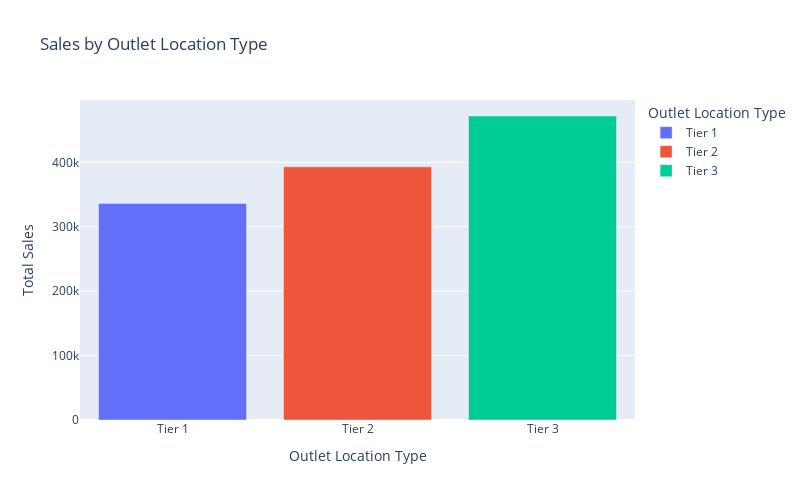

The notebook cell saved with this chart:
### Code cell
import pandas as pd
import plotly.express as px

# Assuming df is already defined and contains your data

# Group by 'Outlet Location Type' and sum the 'Sales'
location_sales = df.groupby('Outlet Location Type')['Sales'].sum().reset_index()

# Create the plot using plotly.express with multiple colors
fig = px.bar(location_sales, 
            x='Outlet Location Type', 
            y='Sales', 
            color='Outlet Location Type',  # Use this argument to set colors by Outlet Location Type
            title='Sales by Outlet Location Type',
            labels={'Sales': 'Total Sales', 'Outlet Location Type': 'Outlet Location Type'},
            width=800, height=500)

# Show the plot
fig.show()

### Figure 1 — Plotly figure (JSON) as saved in the notebook; plotly's stock layout.template omitted (floating-point values rounded to 4 significant figures)
{"data": [{"alignmentgroup": "True", "hovertemplate": "Outlet Location Type=%{x}<br>Total Sales=%{y}<extra></extra>", "legendgroup": "Tier 1", "marker": {"color": "#636efa", "pattern": {"shape": ""}}, "name": "Tier 1", "offsetgroup": "Tier 1", "orientation": "v", "showlegend": true, "textposition": "auto", "type": "bar", "x": ["Tier 1"], "xaxis": "x", "y": [336400.0], "yaxis": "y"}, {"alignmentgroup": "True", "hovertemplate": "Outlet Location Type=%{x}<br>Total Sales=%{y}<extra></extra>", "legendgroup": "Tier 2", "marker": {"color": "#EF553B", "pattern": {"shape": ""}}, "name": "Tier 2", "offsetgroup": "Tier 2", "orientation": "v", "showlegend": true, "textposition": "auto", "type": "bar", "x": ["Tier 2"], "xaxis": "x", "y": [393200.0], "yaxis": "y"}, {"alignmentgroup": "True", "hovertemplate": "Outlet Location Type=%{x}<br>Total Sales=%{y}<extra></extra>", "legendgroup": "Tier 3", "marker": {"color": "#00cc96", "pattern": {"shape": ""}}, "name": "Tier 3", "offsetgroup": "Tier 3", "orientation": "v", "showlegend": true, "textposition": "auto", "type": "bar", "x": ["Tier 3"], "xaxis": "x", "y": [472100.0], "yaxis": "y"}], "layout": {"barmode": "relative", "height": 500, "legend": {"title": {"text": "Outlet Location Type"}, "tracegroupgap": 0}, "title": {"text": "Sales by Outlet Location Type"}, "width": 800, "xaxis": {"anchor": "y", "categoryarray": ["Tier 1", "Tier 2", "Tier 3"], "categoryorder": "array", "domain": [0, 1], "title": {"text": "Outlet Location Type"}}, "yaxis": {"anchor": "x", "domain": [0, 1], "title": {"text": "Total Sales"}}}}
